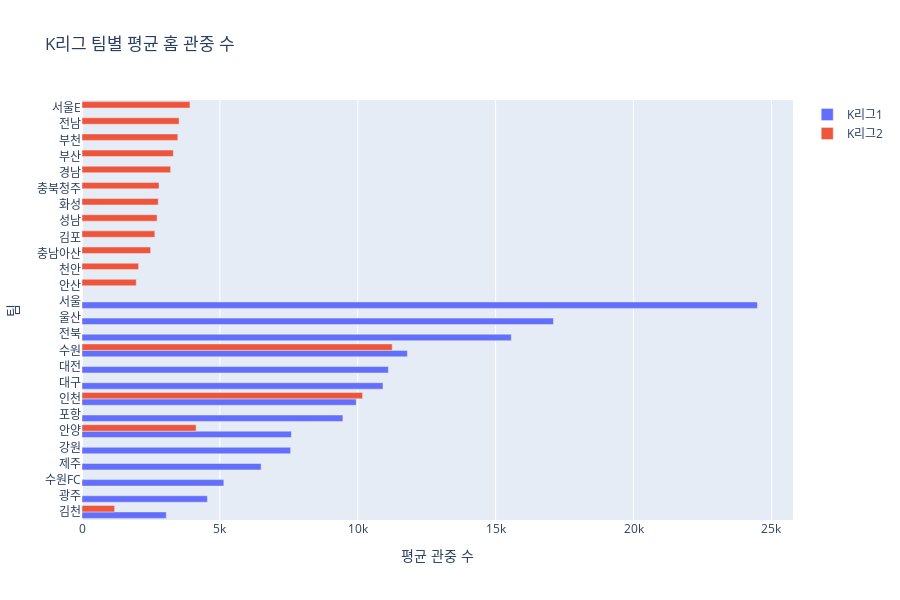

The cell this chart's notebook holds for it:
### Code cell
# Plotly 시각화 8: K리그 팀별 평균 홈 관중 수
fig8 = go.Figure()

for league in df_k_team['LEAGUE_NAME'].unique():
    df_temp = df_k_team[df_k_team['LEAGUE_NAME'] == league].sort_values('Avg_Home_Attendance', ascending=True)
    fig8.add_trace(
        go.Bar(
            y=df_temp['HomeTeam'],
            x=df_temp['Avg_Home_Attendance'],
            name=league,
            orientation='h',
            text=df_temp['Avg_Home_Attendance'].round(0),
            textposition='auto',
            hovertemplate='<b>%{y}</b><br>평균 홈 관중: %{x:,.0f}명<br>홈 경기 수: %{customdata}경기<extra></extra>',
            customdata=df_temp['Home_Matches']
        )
    )

fig8.update_layout(
    title='K리그 팀별 평균 홈 관중 수',
    xaxis_title='평균 관중 수',
    yaxis_title='팀',
    height=max(600, len(df_k_team) * 20),
    barmode='group',
    showlegend=True
)

fig8.show()

### Figure 1 — Plotly figure (JSON) as saved in the notebook; plotly's stock layout.template omitted (floating-point values rounded to 4 significant figures)
{"data": [{"customdata": [39, 58, 56, 56, 57, 19, 58, 38, 56, 57, 19, 58, 57, 56], "hovertemplate": "<b>%{y}</b><br>평균 홈 관중: %{x:,.0f}명<br>홈 경기 수: %{customdata}경기<extra></extra>", "name": "K리그1", "orientation": "h", "text": [3055.0, 4547.0, 5143.0, 6495.0, 7565.0, 7592.0, 9461.0, 9944.0, 10920.0, 11110.0, 11800.0, 15570.0, 17100.0, 24490.0], "textposition": "auto", "type": "bar", "x": [3055.0, 4547.0, 5143.0, 6495.0, 7565.0, 7592.0, 9461.0, 9944.0, 10910.0, 11110.0, 11800.0, 15570.0, 17100.0, 24490.0], "y": ["김천", "광주", "수원FC", "제주", "강원", "안양", "포항", "인천", "대구", "대전", "수원", "전북", "울산", "서울"]}, {"customdata": [18, 55, 55, 56, 57, 55, 19, 56, 57, 56, 56, 57, 57, 36, 19, 38], "hovertemplate": "<b>%{y}</b><br>평균 홈 관중: %{x:,.0f}명<br>홈 경기 수: %{customdata}경기<extra></extra>", "name": "K리그2", "orientation": "h", "text": [1184.0, 1967.0, 2053.0, 2489.0, 2642.0, 2723.0, 2764.0, 2793.0, 3215.0, 3312.0, 3474.0, 3521.0, 3915.0, 4139.0, 10170.0, 11250.0], "textposition": "auto", "type": "bar", "x": [1184.0, 1967.0, 2053.0, 2489.0, 2642.0, 2723.0, 2764.0, 2793.0, 3215.0, 3312.0, 3474.0, 3521.0, 3915.0, 4139.0, 10170.0, 11250.0], "y": ["김천", "안산", "천안", "충남아산", "김포", "성남", "화성", "충북청주", "경남", "부산", "부천", "전남", "서울E", "안양", "인천", "수원"]}], "layout": {"barmode": "group", "height": 600, "showlegend": true, "title": {"text": "K리그 팀별 평균 홈 관중 수"}, "xaxis": {"title": {"text": "평균 관중 수"}}, "yaxis": {"title": {"text": "팀"}}}}
